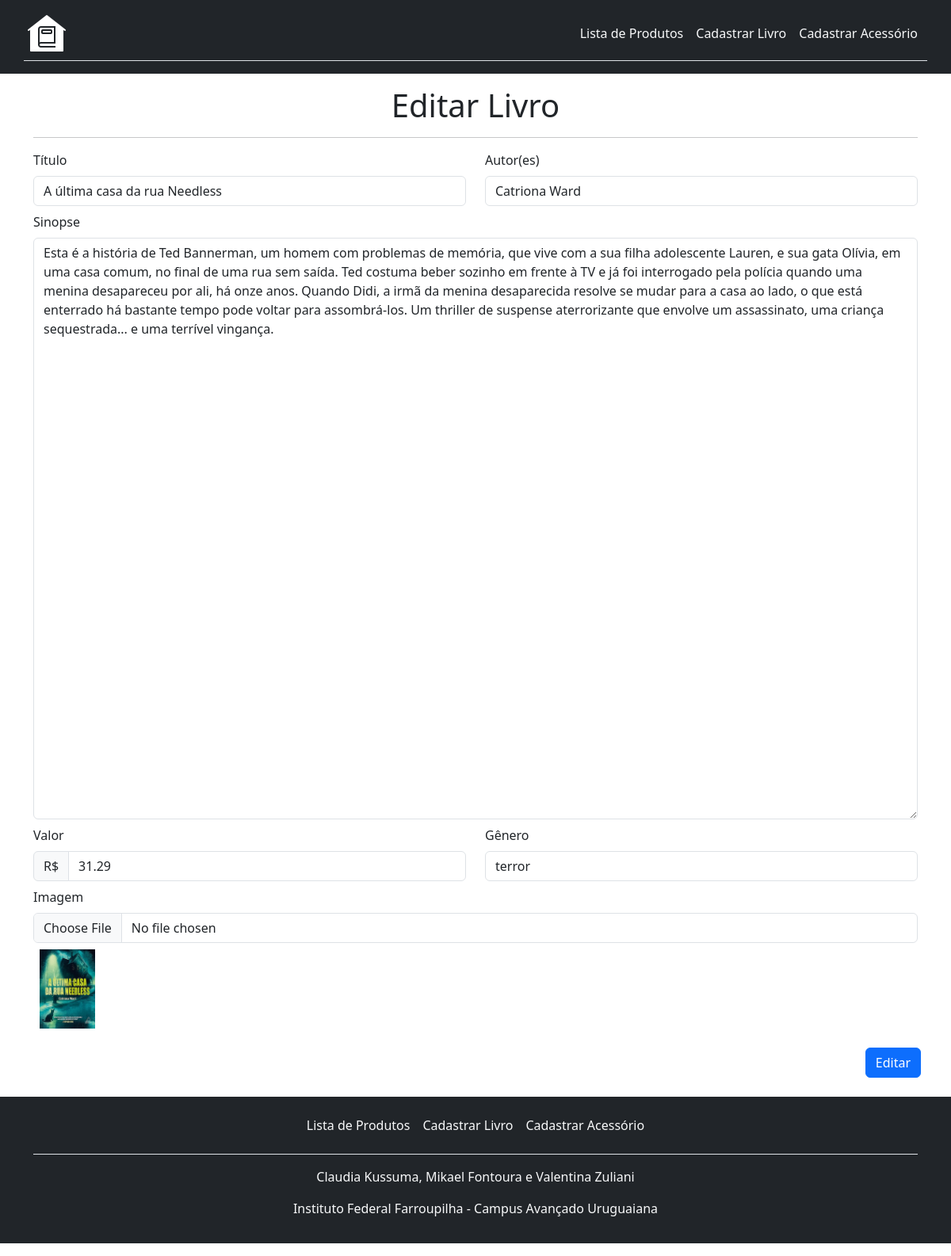
The page /edit_livro.php?id_livro=3 on the database its author committed.
### tables this page shows
CREATE TABLE `livro` (
  `id_livro` int(11) NOT NULL,
  `titulo` varchar(100) NOT NULL,
  `autor` varchar(100) NOT NULL,
  `sinopse` text NOT NULL,
  `valor` decimal(10,2) NOT NULL,
  `genero` varchar(50) NOT NULL,
  `imagem` varchar(255) NOT NULL
);

### edit_livro.php (the view, shortened to what this page needs)
<?php
$conexao = conectar();
$id_livro = $_GET['id_livro'];
$sql = "SELECT * FROM livro WHERE id_livro=$id_livro";
$resultado = mysqli_query($conexao, $sql);
$dados = mysqli_fetch_assoc($resultado);
?>
<!DOCTYPE html>
<html lang="pt-BR">
<head>
    <link href="https://cdn.jsdelivr.net/npm/bootstrap@5.3.2/dist/css/bootstrap.min.css" rel="stylesheet">
</head>
<body>
    <header>
        <nav class="navbar navbar-expand-sm bg-dark pb-2">
            <div class="container border-bottom p-1 mb-2">
                <img src="./assets/logo.png" class="navbar-brand me-3" width="50" height="auto">
                <ul class="navbar-nav text-end">
                    <li class="nav-item"><a class="nav-link link-body-emphasis px-2 text-light" href="index.php">Lista de Produtos</a></li>
                    <li class="nav-item"><a class="nav-link link-body-emphasis px-2 text-light" href="cad_livro.php">Cadastrar Livro</a></li>
                    <li class="nav-item"><a class="nav-link link-body-emphasis px-2 text-light" href="cad_acessorio.php">Cadastrar Acessório</a></li>
                </ul>
            </div>
        </nav>
    </header>
    <main class="container pt-3">
        <div class="row">
            <div class="col-xl-12">
                <div class="text-center">
                    <h1>Editar Livro</h1>
                    <hr>
                </div>
            </div>
        </div>
        <form action="processa_livro.php" method="POST" enctype="multipart/form-data">
            <div class="row">
                <div class="col-xl-6 pb-2">
                    <label class="form-label">Título</label>
                    <input class="form-control" type="text" name="titulo" value="<?php echo $dados['titulo']?>" required>
                </div>
                <div class="col-xl-6 pb-2">
                    <label class="form-label">Autor(es)</label>
                    <input class="form-control" type="text" name="autor" value="<?php echo $dados['autor']?>" required>
                </div>
            </div>
            <div class="row">
                <div class="col-xl-12 pb-2">
                    <label class="form-label">Sinopse</label>
                    <textarea class="form-control" name="sinopse" id="texto" cols="100" rows="30" required><?php echo $dados['sinopse']?></textarea>
                </div>
            </div>
            <div class="row">
                <div class="col-xl-6 pb-2">
                    <label class="form-label">Valor</label>
                    <div class="input-group">
                        <span class="input-group-text">R$</span>
                        <input type="text" name="valor" class="form-control" placeholder="20.50" value="<?php echo $dados['valor']?>" required>
                    </div>
                </div>
                <div class="col-xl-6 pb-2">
                    <label class="form-label">Gênero</label>
                    <input class="form-control" type="text" name="genero" value="<?php echo $dados['genero']?>" required>
                </div>
            </div>
            <div class="row">
                <div class="col-xl-12 pb-2">
                    <label class="form-label">Imagem</label>
                    <input class="form-control" type="file" name="imagem" required>
                    <div class="p-2"><img src="<?php echo $dados['imagem']?>" height="100px" width="auto"></div>
                </div>
            </div>
            <div class="row">
                <div class="p-2 text-end">
                    <button class="btn btn-primary" type="submit" name="editar">Editar</button>
                </div>
            </div>
        </form>
    </main>
    <footer class="py-3 my-3 bg-dark text-light">
        <div class="container">
            <ul class="nav justify-content-center border-bottom pb-3 mb-3">
                <li class="nav-item"><a class="nav-link link-body-emphasis px-2 text-light" href="index.php">Lista de Produtos</a></li>
                <li class="nav-item"><a class="nav-link link-body-emphasis px-2 text-light" href="cad_livro.php">Cadastrar Livro</a></li>
                <li class="nav-item"><a class="nav-link link-body-emphasis px-2 text-light" href="cad_acessorios.php">Cadastrar Acessório</a></li>
            </ul>
            <p class="text-center text-light">Claudia Kussuma, Mikael Fontoura e Valentina Zuliani</p>
            <p class="text-center text-light">Instituto Federal Farroupilha - Campus Avançado Uruguaiana</p>
        </div>
    </footer>
</body>
</html>

### rows shown on the page
livro: titulo "A última casa da rua Needless", autor "Catriona Ward", sinopse "Esta é a história de Ted Bannerman, um homem com problemas de memória, que vive com a sua filha adolescente Lauren, e sua gata Olívia, em uma casa comum, no final de uma rua sem saída. Ted costuma beber sozinho em frente à TV e já foi interrogado pela polícia quando uma menina desapareceu por ali, há onze anos. Quando Didi, a irmã da menina desaparecida resolve se mudar para a casa ao lado, o que está enterrado há bastante tempo pode voltar para assombrá-los. Um thriller de suspense aterrorizante que envolve um assassinato, uma criança sequestrada... e uma terrível vingança.", valor "31.29", genero "terror", imagem (picture)
